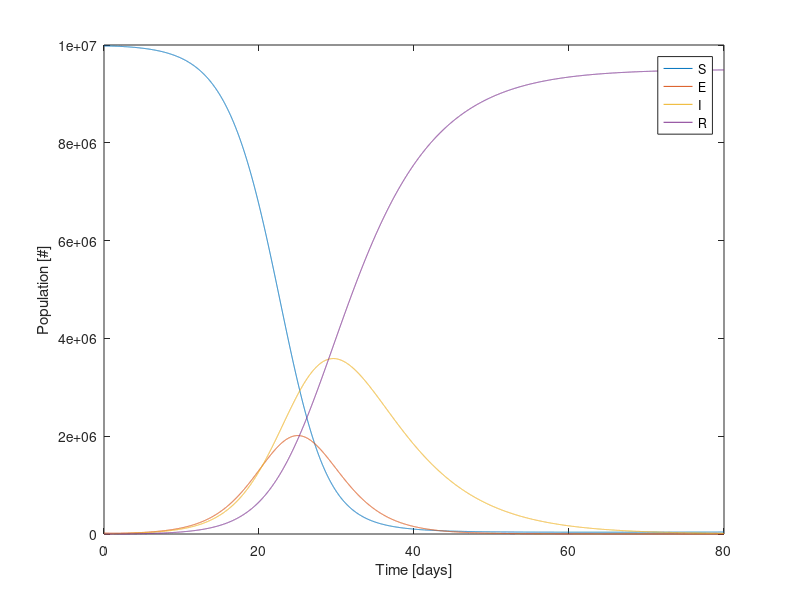
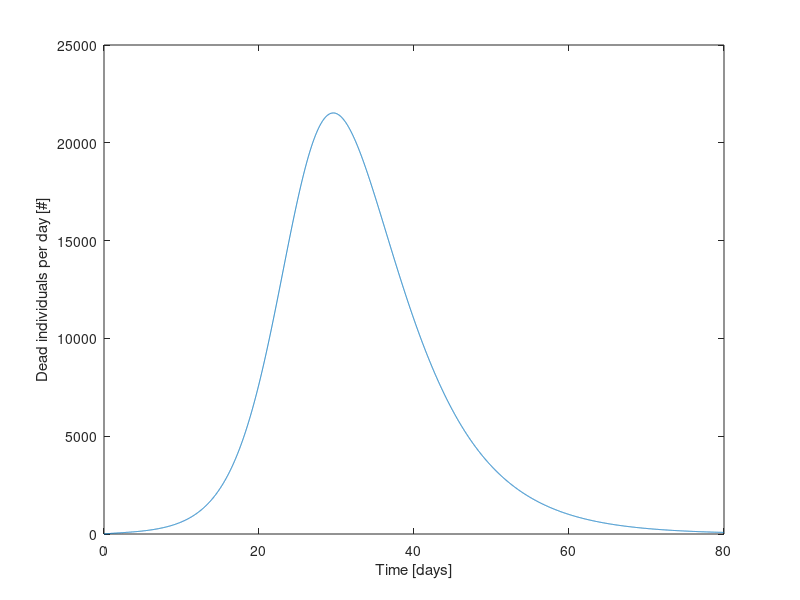
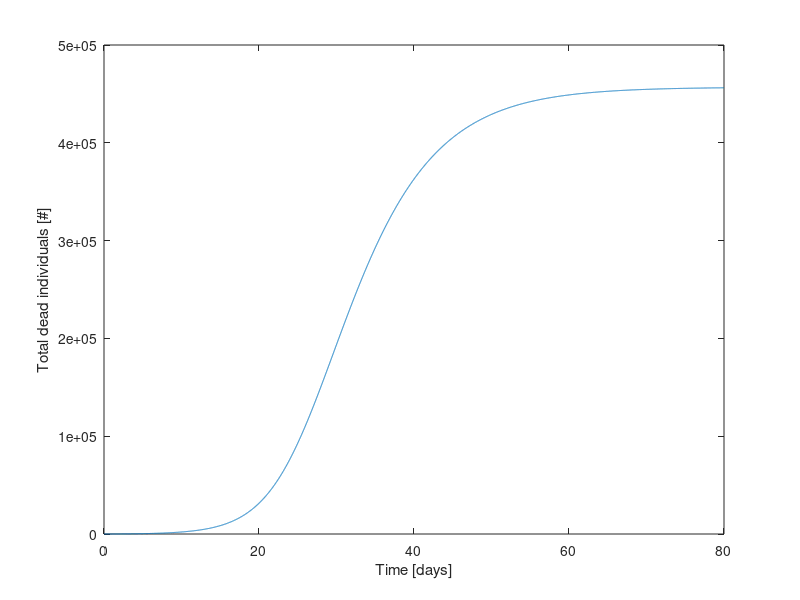
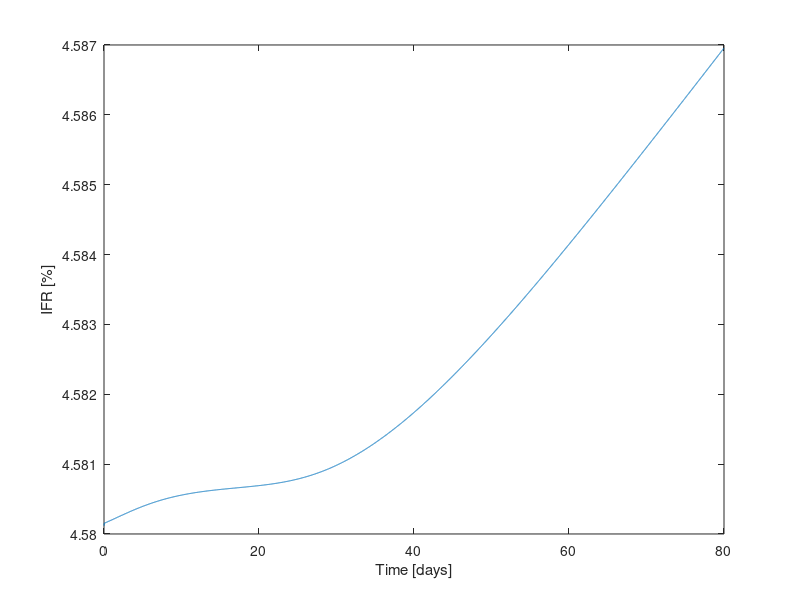

The MATLAB script that drew these images, in order:
% SEIR model
% Jialei Shen
% 08/06/2020

clc
clear
close all

%% parameters
N0 = 10e6; % 10 million initial population
alpha = 0.006; % fatality rate, 0.006/day
beta = 0.75; % disease transmission probability per contact*contact number per unit time, 0.75/day
gamma = 1./8; % recovery rate, 1/8/day --> reciprocal: infectious period, 8day
epsilon = 1./3; % infection rate, 1/3/day --> reciprocal: incubation period, 3day
mu = 1./(83.*365); % natural death rate, 1/(83*365)/day --> reciprocal: normal life expectancy, 83years
R0 = beta.*epsilon./((epsilon+mu).*(gamma+alpha+mu)); % reproduction ratio, 5.72 here (>1)
% change R0 <-- change beta
% R0 = 1;
% beta = (gamma+alpha).*R0;

dt = 0.01; % time step, 0.01day
T = 80; % total simulated time, 80day
n = T/dt; % total simulation steps
S = [];
E = [];
I = [];
R = [];
N = [];
D = [];
Dd = [];
t = [];
E(1) = 20e3;
I(1) = 1;
R(1) = 0;
S(1) = N0 - E(1) - I(1);
N(1) = N0;
D(1) = 0;
Lambda(1) = mu.*N(1);
t(1) = 0;

%% modeling
for i = 2:n
    Sd = Lambda(i-1) - mu.*S(i-1) - beta.*S(i-1).*I(i-1)./N(i-1);
    Ed = beta.*S(i-1).*I(i-1)./N(i-1) - (mu+epsilon).*E(i-1);
    Id = epsilon.*E(i-1) - (gamma+mu+alpha).*I(i-1);
    Rd = gamma.*I(i-1) - mu.*R(i-1);
    Dd(i-1) = -1.*(Sd+Ed+Id+Rd);
    
    S(i) = S(i-1) + dt.*Sd;
    E(i) = E(i-1) + dt.*Ed;
    I(i) = I(i-1) + dt.*Id;
    R(i) = R(i-1) + dt.*Rd;
    N(i) = S(i) + E(i) + I(i) + R(i);
    Lambda(i) = mu.*N(i);
    D(i) = N0 - N(i);
    t(i) = t(i-1) + dt;
end

IFR = D./(R+D);

%% Results
figure;
plot(t,S)
hold on
plot(t,E)
plot(t,I)
plot(t,R)
hold off
legend('S','E','I','R')
xlabel('Time [days]')
ylabel('Population [#]')

figure;
Dd(n) = Dd(n-1);
plot(t,Dd)
xlabel('Time [days]')
ylabel('Dead individuals per day [#]')

figure;
plot(t,D)
xlabel('Time [days]')
ylabel('Total dead individuals [#]')

figure;
plot(t,IFR.*100)
xlabel('Time [days]')
ylabel('IFR [%]')